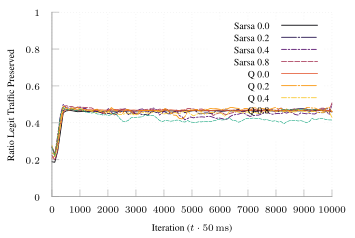

Recreate this plot in gnuplot.
set terminal tikz standalone color size 9cm,6cm font '\scriptsize' preamble '\usepackage{microtype} \usepackage{times} \usepackage[T1]{fontenc} \usepackage{siunitx}\sisetup{detect-all}'
set output "algotest-udp-16-marl-single.tex"

load "inferno.pal"

set style line 102 lc rgb '#a0a0a0' lt 1 lw 1
set border ls 102
set colorbox border 102
set key textcolor rgb "black"
set tics textcolor rgb "black"
set label textcolor rgb "black"

set border 3
set grid x y
set xtics nomirror
set ytics nomirror

#set key autotitle columnhead
set datafile separator ","

set xlabel "Iteration ($t \\cdot{} \\SI{50}{\\milli\\second}$)"
set ylabel "Ratio Legit Traffic Preserved"

set yrange [0.0:1.0]
set key inside top right

plot '../results/algotest-m-single-udp-sarsa-16-0.8-0.0.avg.csv' u 1:3 w lines smooth sbezier title "Sarsa 0.0" dt 1, \
     '../results/algotest-m-single-udp-sarsa-16-0.8-0.2.avg.csv' u 1:3 w lines smooth sbezier title "Sarsa 0.2" ls 2 dt (18,2,2,2), \
     '../results/algotest-m-single-udp-sarsa-16-0.8-0.4.avg.csv' u 1:3 w lines smooth sbezier title "Sarsa 0.4" ls 3 dt (6,2,2,2), \
     '../results/algotest-m-single-udp-sarsa-16-0.8-0.6.avg.csv' u 1:3 w lines smooth sbezier title "Sarsa 0.6" ls 4 dt (18,2), \
     '../results/algotest-m-single-udp-sarsa-16-0.8-0.8.avg.csv' u 1:3 w lines smooth sbezier title "Sarsa 0.8" ls 5 dt (6,2), \
     '../results/algotest-m-single-udp-q-16-0.8-0.0.avg.csv' u 1:3 w lines smooth sbezier title "Q 0.0" ls 6 dt 1, \
     '../results/algotest-m-single-udp-q-16-0.8-0.2.avg.csv' u 1:3 w lines smooth sbezier title "Q 0.2" ls 7 dt (18,2,2,2), \
     '../results/algotest-m-single-udp-q-16-0.8-0.4.avg.csv' u 1:3 w lines smooth sbezier title "Q 0.4" ls 8 dt (6,2,2,2), \
     '../results/algotest-m-single-udp-q-16-0.8-0.6.avg.csv' u 1:3 w lines smooth sbezier title "Q 0.6" ls 9 dt (18,2), \
     '../results/algotest-m-single-udp-q-16-0.8-0.8.avg.csv' u 1:3 w lines smooth sbezier title "Q 0.8" ls 10 dt (6,2)
